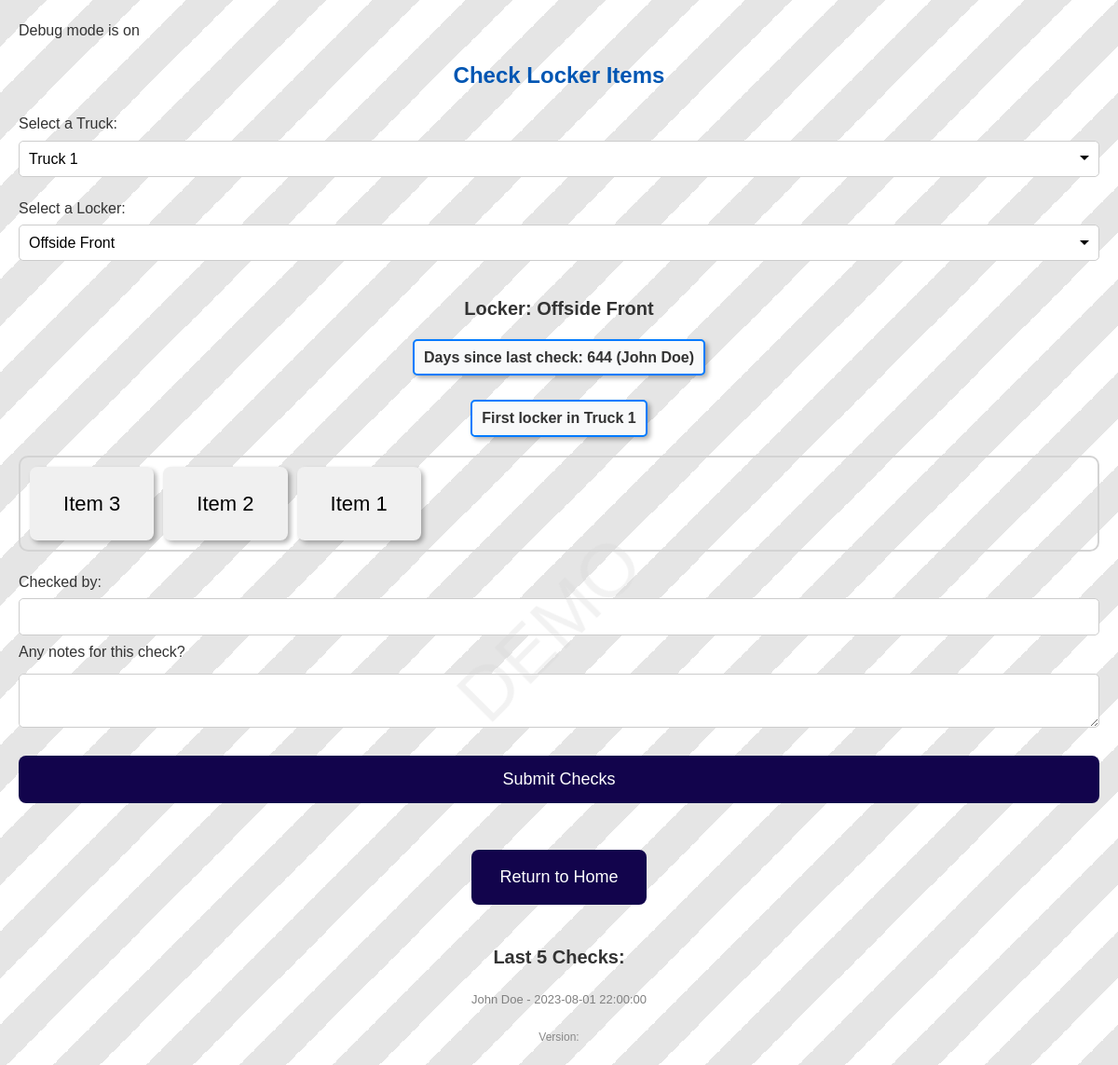
Screenshot of /check_locker_items.php?truck_id=1&locker_id=1 with the database file from the repository.
### tables this page shows
CREATE TABLE `lockers` (
    `id` INT AUTO_INCREMENT PRIMARY KEY,
    `name` VARCHAR(255) NOT NULL,
    `truck_id` INT NOT NULL,
    `notes` TEXT,
    FOREIGN KEY (`truck_id`) REFERENCES `trucks`(`id`) ON DELETE CASCADE
);

CREATE TABLE `checks` (
    `id` INT AUTO_INCREMENT PRIMARY KEY,
    `locker_id` INT NOT NULL,
    `check_date` DATETIME NOT NULL,
    `checked_by` VARCHAR(255) NOT NULL,
    FOREIGN KEY (`locker_id`) REFERENCES `lockers`(`id`) ON DELETE CASCADE
);

CREATE TABLE `items` (
    `id` INT AUTO_INCREMENT PRIMARY KEY,
    `name` VARCHAR(255) NOT NULL,
    `locker_id` INT NOT NULL,
    FOREIGN KEY (`locker_id`) REFERENCES `lockers`(`id`) ON DELETE CASCADE
);

### check_locker_items.php (the view, shortened to what this page needs)
<?php
if (!isset($_SESSION['version'])) {
    $version = trim(exec('git describe --tags $(git rev-list --tags --max-count=1)'));
} else {
    $version = $_SESSION['version'];
}
$db = get_db_connection();
function process_words($text, $max_length = 12, $reduce_font_threshold = 9) {
    $words = explode(' ', $text);
    foreach ($words as &$word) {
        $word_length = strlen($word);
    }
    return implode(' ', $words);
}
$trucks = $db->query('SELECT * FROM trucks')->fetchAll(PDO::FETCH_ASSOC);
$selected_truck_id = isset($_GET['truck_id']) ? $_GET['truck_id'] : null;
if ($selected_truck_id) {
    $query = $db->prepare('SELECT * FROM lockers WHERE truck_id = :truck_id');
    $query->execute(['truck_id' => $selected_truck_id]);
    $lockers = $query->fetchAll(PDO::FETCH_ASSOC);
    $selected_locker_id = isset($_GET['locker_id']) ? $_GET['locker_id'] : null;
    if ($selected_locker_id) {
        if (RANDORDER) {
            $query = $db->prepare('SELECT * FROM items WHERE locker_id = :locker_id ORDER BY RAND()');
        } else {
            $query = $db->prepare('SELECT * FROM items WHERE locker_id = :locker_id ORDER BY id');
            echo "";
        }
        $query->execute(['locker_id' => $selected_locker_id]);
        $items = $query->fetchAll(PDO::FETCH_ASSOC);
        $locker_query = $db->prepare('SELECT notes FROM lockers WHERE id = :locker_id');
        $locker_query->execute(['locker_id' => $selected_locker_id]);
        $locker_notes = $locker_query->fetchColumn();
        $last_notes = '';
        $last_check_query = $db->prepare("
            SELECT cn.note
            FROM check_notes cn
            JOIN checks c ON cn.check_id = c.id
            WHERE c.locker_id = :locker_id
            ORDER BY c.check_date DESC
            LIMIT 1
        ");
        $last_check_query->execute(['locker_id' => $selected_locker_id]);
        $last_notes = $last_check_query->fetchColumn();
        $last_check_query = $db->prepare("SELECT CONVERT_TZ(check_date,'+00:00', '+12:00') as check_date, checked_by FROM checks WHERE locker_id = :locker_id ORDER BY check_date DESC LIMIT 1");
        $last_check_query->execute(['locker_id' => $selected_locker_id]);
        $last_check = $last_check_query->fetch(PDO::FETCH_ASSOC);
        $last_check_border = '<div class="item-grid" style="border: 2px solid lightgrey; padding: 10px; border-radius: 10px;">';
        if ($last_check) {
            $last_check_date = new DateTime($last_check['check_date']);
            $today = new DateTime();
            $interval = $today->diff($last_check_date);
            $days_since_last_check = $interval->days;
            if ($days_since_last_check == 0) {
                $days_since_last_check_text = "<span style='color: green;'>Locker has been checked in the last 24hours " . htmlspecialchars($last_check['checked_by']) . "</span>";
                $last_check_text = "";
                $last_check_border = '<div class="item-grid" style="border: 2px solid green; padding: 10px; background-color: green; border-radius: 10px;">';
            } else {
                $days_since_last_check_text = "Days since last check: " . $days_since_last_check  ;
                $last_check_text = " (" . htmlspecialchars($last_check['checked_by']) . ")";
            }
        } else {
            $days_since_last_check_text = "Never Checked";
            $last_check_text = "";
        }
        $last_five_checks_query = $db->prepare("
            SELECT checked_by, CONVERT_TZ(check_date,'+00:00', '+12:00') as check_date
            FROM checks
            WHERE locker_id = :locker_id
            ORDER BY check_date DESC
            LIMIT 5
        ");
        $last_five_checks_query->execute(['locker_id' => $selected_locker_id]);
        $last_five_checks = $last_five_checks_query->fetchAll(PDO::FETCH_ASSOC);
    } else {
        $items = [];
        $locker_notes = '';
        $days_since_last_check_text = "Never Checked";
        $last_check_text = "";
    }
} else {
    $lockers = [];
    $items = [];
    $locker_notes = '';
    $days_since_last_check_text = "Never Checked";
    $last_check_text = "";
}
?>
<!DOCTYPE html>
<html lang="en">
<head>
    <link rel="stylesheet" href="styles/check_locker_items.css?id=<?php echo $version; ?>">
    <link rel="stylesheet" href="styles/styles.css?id=<?php echo $version; ?>">
</head>
<body class="<?php echo IS_DEMO ? 'demo-mode' : ''; ?>">
<h1>Check Locker Items</h1>
<form method="GET">
    <label for="truck_id">Select a Truck:</label>
    <select name="truck_id" id="truck_id" onchange="this.form.submit()">
        <?php foreach ($trucks as $truck): ?>
            <option value="<?= $truck['id'] ?>" <?= $selected_truck_id == $truck['id'] ? 'selected' : '' ?>>
                <?= htmlspecialchars($truck['name']) ?>
            </option>
        <?php endforeach; ?>
    </select>
</form>
<?php if ($selected_truck_id): ?>
    <?php if (!empty($lockers)): ?>
        <form method="GET">
            <label for="locker_id">Select a Locker:</label>
            <select name="locker_id" id="locker_id" onchange="this.form.submit()">
                <?php foreach ($lockers as $locker): ?>
                    <option value="<?= $locker['id'] ?>" <?= $selected_locker_id == $locker['id'] ? 'selected' : '' ?>>
                        <?= htmlspecialchars($locker['name']) ?>
                    </option>
                <?php endforeach; ?>
            </select>
        </form>
        <?php if ($selected_locker_id): ?>
            <div>
                <h2>Locker: <?= htmlspecialchars($lockers[array_search($selected_locker_id, array_column($lockers, 'id'))]['name']) ?></h2>
                <div class="center-container">
                    <span class='days-since-check'>
                        <?= $days_since_last_check_text ?>
                        <?= htmlspecialchars($last_check_text) ?>
                    </span>
                </div>
                <?php if (!empty($locker_notes)): ?>
                    <br>
                    <div class='center-container'>
                        <span class='days-since-check'>
                            <?= htmlspecialchars($locker_notes) ?>
                        </span>
                    </div>
                <?php endif; ?>
                <form method="POST" onsubmit="checkFormSubmission(event)">
                    <?= $last_check_border ?>
                        <?php foreach ($items as $item): ?>
                            <?php $split_name = process_words($item['name']); ?>
                            <div class="item-card" onclick="toggleCheck(this)">
                                <div class="item-content"><?= $split_name ?></div>
                            </div>
                        <?php endforeach; ?>
                    </div>
                    <label for="checked_by">Checked by:</label>
                    <input type="text" name="checked_by" id="checked_by" required value="<?= isset($_COOKIE['prevName']) ? htmlspecialchars($_COOKIE['prevName']) : '' ?>">
                    <label for="notes">Any notes for this check?</label>
                    <textarea id="notes" name="notes"><?php echo htmlspecialchars($last_notes); ?></textarea>
                    <button type="submit" name="check_items" class="submit-button">Submit Checks</button>
                </form>
            </div>
        <?php else: ?>
            <p>Please select a locker to check its items.</p>
        <?php endif; ?>
    <?php else: ?>
        <p>No lockers found for this truck.</p>
    <?php endif; ?>
<?php else: ?>
    <p>Please select a truck to view its lockers and items.</p>
<?php endif; ?>
<footer>
    <?php $version = $_SESSION['version']; ?>
    <p><a href="index.php" class="button touch-button">Return to Home</a></p>
    <div style="color: grey; font-size: small;">
        <h3>Last 5 Checks:</h3>
            <?php foreach ($last_five_checks as $check): ?>
                <?= htmlspecialchars($check['checked_by']) ?> - <?= htmlspecialchars($check['check_date']) ?><br>
            <?php endforeach; ?>
    </div>
    <div class="version-number">
        Version: <?php echo htmlspecialchars($version); ?>
    </div>
</footer>
</body>
</html>

### styles/check_locker_items.css (style rules this page uses)
body { font-family: Arial, sans-serif; margin: 0; padding: 20px; line-height: 1.6; background-color: #f7f7f7; color: #333; }
h1 { text-align: center; margin-bottom: 20px; font-size: 28px; color: #0056b3; }
h2, h3 { margin-top: 30px; font-size: 22px; text-align: center; color: #333; }
.item-grid { display: grid; grid-template-columns: repeat(auto-fill, minmax(140px, 1fr)); gap: 15px; margin: 20px 0; }
.item-card { padding: 20px; text-align: center; font-size: 18px; border-radius: 8px; border: 2px solid #000000; border-radius: 5px; box-shadow: 3px 3px 5px rgba(0, 0, 0, 0.3); background-color: #f0f0f0; color: #333; cursor: pointer; transition: background-color 0.3s, color 0.3s, border-color 0.3s; }
.submit-button { display: block; margin: 30px auto; padding: 15px 30px; font-size: 18px; background-color: #12044C; color: white; border-radius: 8px; border: none; cursor: pointer; transition: background-color 0.3s; }
select, input[type="text"], textarea, button { padding: 10px; font-size: 16px; margin: 10px 0; border-radius: 5px; border: 1px solid #ccc; width: 100%; box-sizing: border-box; }
footer { text-align: center; margin-top: 50px; font-size: 14px; color: #777; }
.days-since-check { display: inline-block; padding: 5px 10px; border: 2px solid #007bff; border-radius: 5px; box-shadow: 3px 3px 5px rgba(0, 0, 0, 0.3); background-color: #f8f9fa; color: #333; font-weight: bold; text-align: center; margin: 0 auto; }
.center-container { text-align: center; display: flex; justify-content: center; align-items: center; }
.version-number { text-align: center; margin-top: 20px; font-size: 12px; color: #888; }
body.demo-mode { background-color: white; position: relative; font-family: Arial, sans-serif; }
body.demo-mode::before { content: "DEMO"; position: fixed; font-size: 60pt; color: rgba(211, 211, 211, 0.3); top: 50%; left: 50%; transform: rotate(-45deg) translate(-50%, -50%); z-index: 0; white-space: nowrap; pointer-events: none; }
body.demo-mode::after { content: ""; position: fixed; top: 0; left: 0; width: 100%; height: 100%; background-image: linear-gradient(-45deg, rgba(0, 0, 0, 0) 25%, rgba(0, 0, 0, 0.1) 25%, rgba(0, 0, 0, 0.1) 50%, rgba(0, 0, 0, 0) 50%, rgba(0, 0, 0, 0) 75%, rgba(0, 0, 0, 0.1) 75%); background-size: 100px 100px; z-index: -1; }

### styles/styles.css (style rules this page uses)
body { font-family: Arial, sans-serif; margin: 0; padding: 20px; line-height: 1.6; }
h1 { text-align: center; margin-bottom: 20px; font-size: 24px; }
h2, h3 { margin-top: 30px; font-size: 20px; text-align: center; }
.item-grid { display: grid; grid-template-columns: repeat(auto-fill, minmax(120px, 1fr)); gap: 10px; margin: 20px 0; }
.item-card { padding: 20px; text-align: center; font-size: 22px; border-radius: 8px; background-color: #f0f0f0; color: black; border: 2px solid transparent; cursor: pointer; transition: background-color 0.3s, color 0.3s, border-color 0.3s; }
.submit-button { display: block; margin: 20px auto; padding: 15px 30px; font-size: 18px; background-color: #12044C; color: white; border-radius: 8px; border: none; cursor: pointer; transition: background-color 0.3s; }
select, input[type="text"], button { padding: 10px; font-size: 16px; margin: 5px 0; border-radius: 5px; border: 1px solid #ccc; width: 100%; box-sizing: border-box; }
select { appearance: none; -webkit-appearance: none; -moz-appearance: none; background-size: 10px 6px; }
footer { text-align: center; margin-top: 40px; font-size: 14px; color: #777; }
.button.touch-button { display: inline-block; padding: 15px 30px; margin: 10px; font-size: 18px; text-decoration: none; color: white; background-color: #12044C; border-radius: 8px; border: none; cursor: pointer; transition: background-color 0.3s; touch-action: manipulation; }
.version-number { text-align: center; margin-top: 20px; font-size: 12px; color: #888; }
body.demo-mode { background-color: white; position: relative; font-family: Arial, sans-serif; }
body.demo-mode::before { content: "DEMO"; position: fixed; font-size: 60pt; color: rgba(211, 211, 211, 0.3); top: 50%; left: 50%; transform: rotate(-45deg) translate(-50%, -50%); z-index: 0; white-space: nowrap; pointer-events: none; }
body.demo-mode::after { content: ""; position: fixed; top: 0; left: 0; width: 100%; height: 100%; background-image: linear-gradient(-45deg, rgba(0, 0, 0, 0) 25%, rgba(0, 0, 0, 0.1) 25%, rgba(0, 0, 0, 0.1) 50%, rgba(0, 0, 0, 0) 50%, rgba(0, 0, 0, 0) 75%, rgba(0, 0, 0, 0.1) 75%); background-size: 100px 100px; z-index: -1; }

### rows the page displays
lockers: name "Offside Front", notes "First locker in Truck 1"
checks: checked_by "(John Doe)", checked_by "John Doe", check_date "2023-08-01 22:00:00"
items: name "Item 3"
items: name "Item 2"
items: name "Item 1"

### other values shown
$days_since_last_check_text "Days since last check: 644"
form field truck_id "Truck 1"
form field locker_id "Offside Front"
